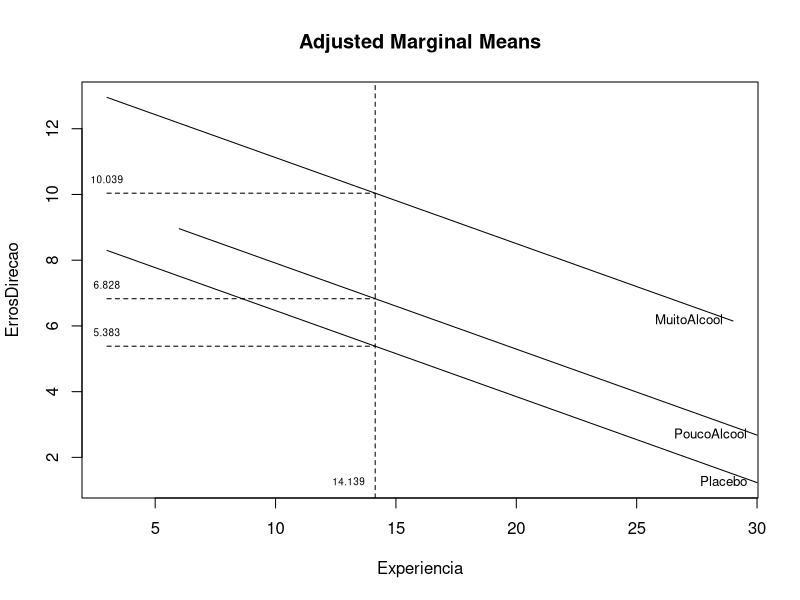

Write the R code that produced this figure.
suppressMessages(library(readxl))

Dados <- readxl::read_excel("AlcoholExperienceDrivingErrors.xlsx")
Dados$Grupo <- factor(Dados$Grupo,
                      levels=c("Placebo","PoucoAlcool","MuitoAlcool"))
grp <- unique(Dados$Grupo)
ngrp <- length(unique(Dados$Grupo))

ancova.fit <- lm(ErrosDirecao~Grupo+Experiencia, 
                 data=Dados)
print(reg <- summary(ancova.fit))

# interceptos adjustados
adj_intercept <- rep(NA,ngrp)
adj_intercept[1] <- reg$coefficients[1,1]
for (g in 2:ngrp)
{
  adj_intercept[g] <- adj_intercept[1]+reg$coefficients[g,1]
}

# inclinacao comum
adj_slope <- reg$coefficients[ngrp+1,1]

# media comum da covariavel
# (media das medias da experiencia nos grupos)
tmp <- aggregate(Experiencia~Grupo, data=Dados, FUN=mean)
adj_cov <- mean(tmp$Experiencia)

# medias marginais ajustadas
adj_mm <- rep(NA,ngrp)
for (g in 1:ngrp)
{
  adj_mm[g] <- adj_intercept[g] + adj_slope*adj_cov
}

# erros-padrao ajustados
# Xiaofeng Liu (2011) The Effect of a Covariate on Standard Error and Confidence Interval Width,
# Communications in Statistics - Theory and Methods, 40:3, 449-456, DOI: 10.1080/03610920903391337
# versao aproximada
# sd_VD <- aggregate(ErrosDirecao~Grupo, data=Dados, FUN=sd)
# sd_VD <- sd_VD$ErrosDirecao
# n <- sum(!is.na(Dados$ErrosDirecao))
# ep <- sd_VD/sqrt(n-(ngrp+1))
# common_ep <- mean(ep)

# output
cat("\n\n-------------------")
cat("\n")
cat("Intercepts:\n")
cat("\t",as.character(grp[1])," = ",adj_intercept[1],"\n", sep="")
for (g in 2:ngrp)
{
  cat("\t",as.character(grp[g])," = ",adj_intercept[1]," + ",reg$coefficients[g,1]," = ",adj_intercept[g],"\n", sep="")
}
cat("\n")
cat("Common slope = ",adj_slope,"\n", sep="")
cat("\n")
cat("Common Covariate Mean = ",adj_cov,"\n", sep="")
cat("\n")
cat("Adjusted marginal means:\n")
for (g in 1:ngrp)
{
  cat("\t",as.character(grp[g])," = ",adj_intercept[g]," + ",adj_slope," * ",adj_cov," = ",adj_mm[g],"\n", sep="")
}
# cat("\n")
# cat("Adjusted standard errors (approximation):\n")
# for (g in 1:ngrp)
# {
#   cat("\t",as.character(grp[g])," = ",ep[g],"\n", sep="")
# }

# grafico
xreg <- rep(NA,ngrp)
yreg <- rep(NA,ngrp)
xmin <- xmax <- ymin <- ymax <- NA 
for (g in 1:ngrp)
{
  xmin <- min(Dados$Experiencia[Dados$Grupo==as.character(grp[g])],na.rm=TRUE)
  xmax <- max(Dados$Experiencia[Dados$Grupo==as.character(grp[g])],na.rm=TRUE)
  x <- seq(xmin,xmax,length.out=100)
  if(is.na(xmin)) {xmin<-min(x)} else { if(xmin>min(x)){xmin<-min(x)} }
  if(is.na(xmax)) {xmax<-max(x)} else { if(xmax<max(x)){xmax<-max(x)} }
  y <- adj_intercept[g] + adj_slope*x
  if(is.na(ymin)) {ymin<-min(y)} else { if(ymin>min(y)){ymin<-min(y)} }
  if(is.na(ymax)) {ymax<-max(y)} else { if(ymax<max(y)){ymax<-max(y)} }
  xreg[g] <- list(x)
  yreg[g] <- list(y)
}
plot(NA, 
     xlim=c(xmin,xmax), ylim=c(ymin,ymax), 
     main="Adjusted Marginal Means",
     xlab="Experiencia",
     ylab="ErrosDirecao")
abline(v=adj_cov,lty=2)
text(adj_cov,ymin,round(adj_cov,3),pos=2,cex=0.6)
for (g in 1:ngrp)
{
  lines(unlist(xreg[g]),unlist(yreg[g]))
  x <- max(unlist(xreg[g]))
  y <- adj_intercept[g] + adj_slope*x
  text(x,y,as.character(grp[g]),pos=2,cex=0.8)
  y <- adj_intercept[g] + adj_slope*adj_cov
  lines(c(xmin,adj_cov), c(y, y), lty=2)
  text(xmin,y,round(adj_mm[g],3),pos=3,cex=0.6)
}

# # Calculo com funcoes do R
# library(emmeans)
# alfa <- 0.05
# EMM <- emmeans::emmeans(ancova.fit,
#                         pairwise~"Grupo",
#                         adjust="tukey",
#                         level=1-alfa)
# print(EMM$emmeans)
# print(plot(EMM$emmeans,
#            colors="black",
#            main="Adjusted Estimated Marginal Means",
#            xlab="ErrosDirecao controlado por Experiencia",
#            xlim=c(4,12),
#            ylab="Grupo"))
